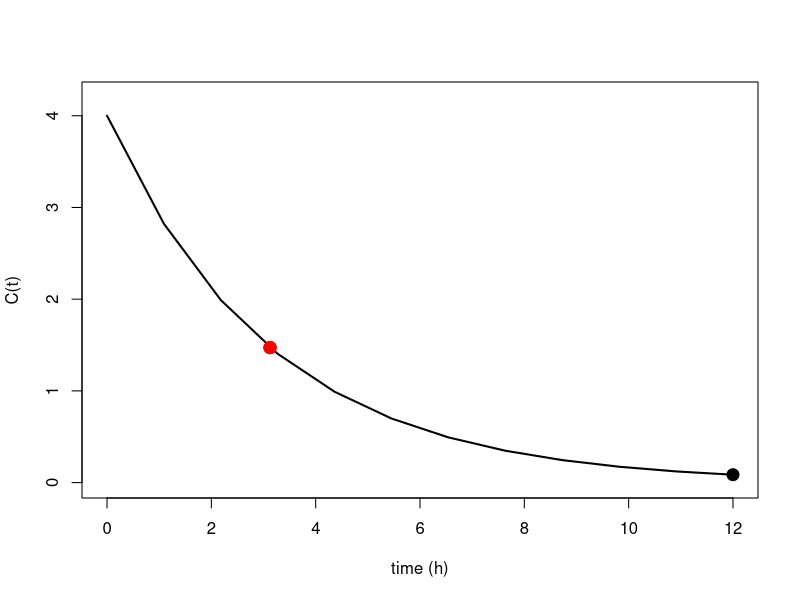

Write R code to recreate this figure.
fn <- function(x, y) {
  z <- 5 * y
}

# When I change x, what will happen?
# Is z sensitive to x? 
# 
# 

CL     <- 8        # clearance, L/h
V      <- 25          # volume of distribution, L
D      <- 100         # dose, mg (IV bolus)
sigma2 <- 0.1           # residual variance (constant)

k <- CL / V                     # elimination rate constant

M_i <- function(t) {
  pre <- D^2 * exp(-2*k*t) / (sigma2 * V^4)
  ktm1      <- k*t - 1
  pre * matrix(c(t^2,        -t * ktm1,
                       -t * ktm1,   ktm1^2), nrow = 2, ncol = 2,
                     dimnames = list(c("CL", "V"), c("CL", "V")))
}

# Try it on a single time point
M_at_12h <- M_i(6)
M_at_12h 
#  - Note the off-diagonal elements -- these capture CL/V correlation.
#  - At t = 1/k ~ 3h, the (V,V) element is 0. Try it:
M_i(1/k)

M_list <- lapply(c(1/k, 6), M_i)
M_list


M <- Reduce(`+`, M_list)
detM <- det(M)
#detM
trM <- sum(diag(M))
Minv <- solve(M)
rse_CL <- 100 * sqrt(Minv[1,1]) / CL
rse_V  <- 100 * sqrt(Minv[2,2]) / V

Msingular <- lapply(c(1/k, (1/k+0.0001)), M_i)
Msingular
Ms <- Reduce(`+`, Msingular)
MsInv <- solve(Ms)
det(Ms) # Very small value

rse_CL1 <- 100 * sqrt(MsInv[1,1]) / CL
rse_V1  <- 100 * sqrt(MsInv[2,2]) / V

# plot 
C_t <- function(t) (D/V) * exp(-k*t)
t_grid <- seq(0, 12, length.out = 12)

plot(t_grid, C_t(t_grid), type = "l", lwd = 2,
      xlab = "time (h)", ylab = "C(t)",
       ylim = c(0, D/V * 1.05))
points(c(1/k, 12), C_t(c(1/k, 12)), pch = 19, cex = 1.6)
points(c(1/k, (1/k + 0.0001)), C_t(c(1/k, (1/k + 0.0001))), pch = 19, cex = 1.6, col="red")
